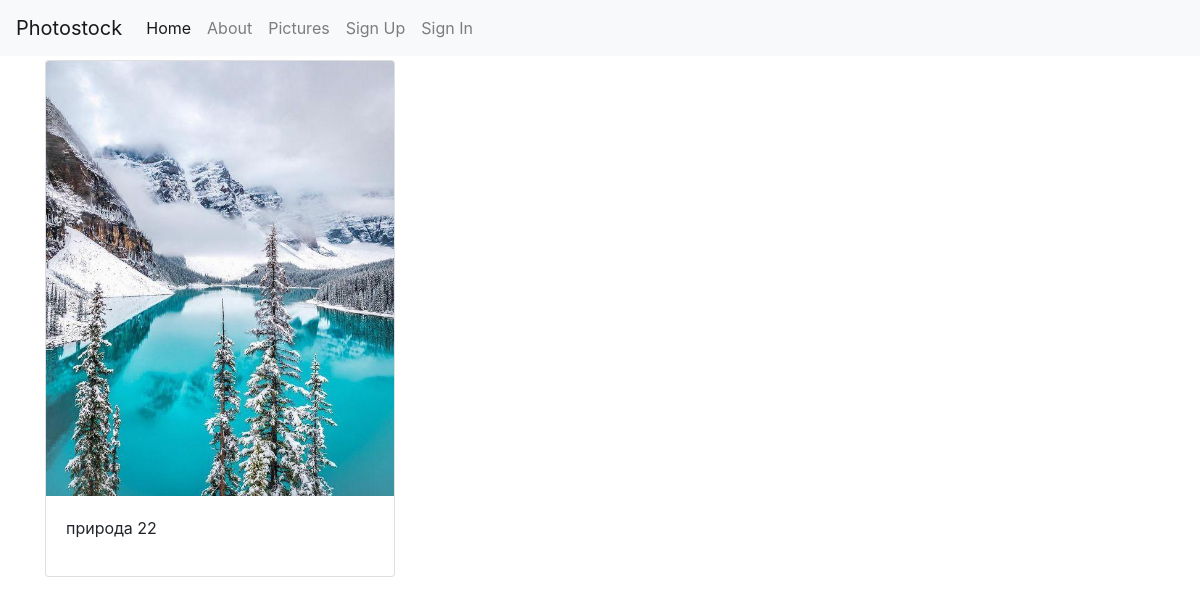
Page /pics/2/ on the committed database.
### pictures/models.py (models this page shows, shortened)
class Picture(models.Model):
    user = models.ForeignKey(User, on_delete=models.CASCADE)
    title = models.CharField(max_length=255)
    picture = models.ImageField(upload_to='images/', null=True, blank=True)
    small_picture = ImageSpecField(source='picture',
                                   processors=[ResizeToFill(480, 220)],
                                   format='JPEG',
                                   options={'quality': 60})
    description = models.TextField()

### pictures/views.py (the view)
# urls.py: path("<int:pk>/", PictureDetail.as_view(), name="picture_detail"),
class PictureDetail(DetailView):
    model = Picture
    context_object_name = "pic"

### photostock/utils/context_processors.py (called while the page is built)
def settings_context(_request):
    return {"DEBUG": settings.DEBUG}

### photostock/templates/pictures/picture_detail.html (shortened to what this page needs)
{% extends "base.html" %}
{% block content %}
<div class="row">
  <div class="col-sm-4">
    <div class="card">
       <img class="card-img-top" src="{{ pic.small_picture.url }}" alt="{{ pic.title }}">
       <div class="card-body">
        <p class="card-text">{{ pic.title }}</p>
     </div>
    </div>
  </div>
</div>
{% endblock %}

### rows in the picture
Picture: small_picture (picture), title "природа 22"
